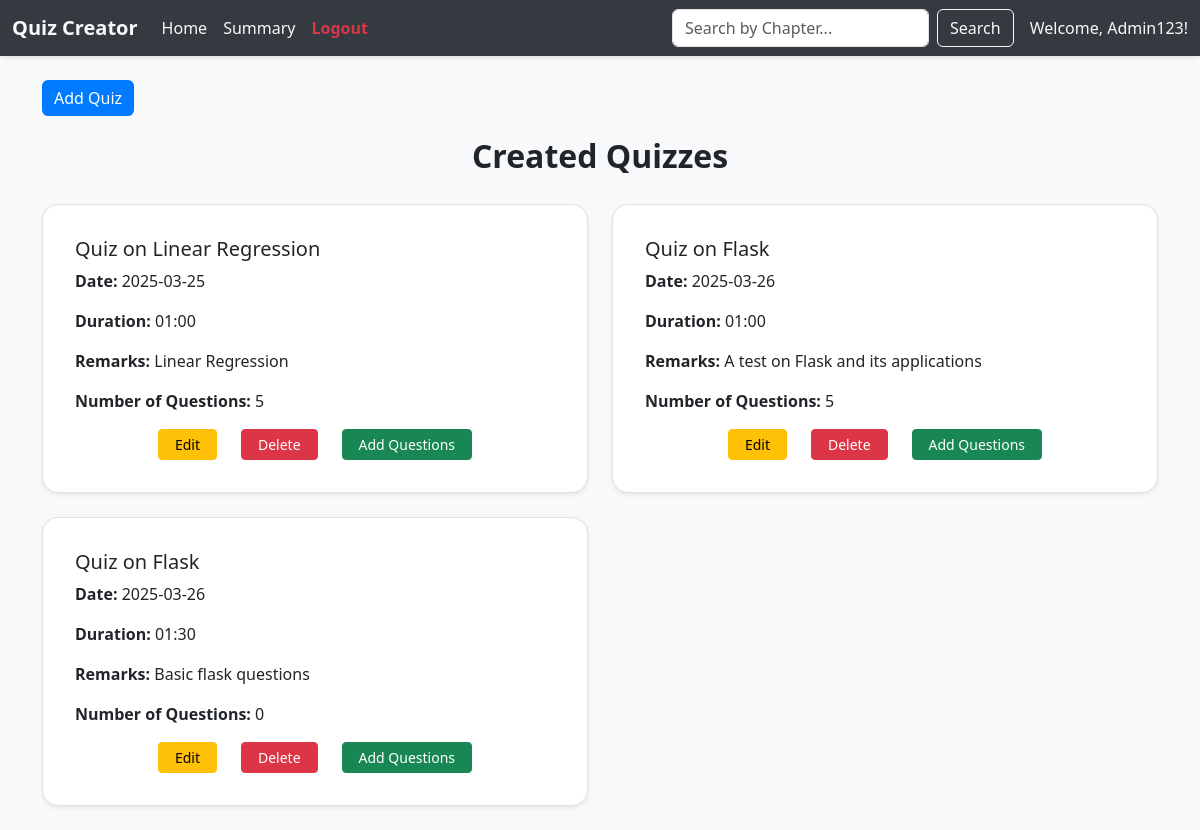
Page /quiz_creator on the committed database.
### applications/models.py (models this page shows)
class User(db.Model):
    id = db.Column(db.Integer, primary_key=True)
    username = db.Column(db.String(), unique=True, nullable=False)
    email = db.Column(db.String(), unique=True, nullable=False)
    password = db.Column(db.String(), nullable=False)
    full_name = db.Column(db.String(), nullable=False)
    qualification = db.Column(db.String(), nullable=False)
    dob = db.Column(db.Date, nullable=False)
    role = db.Column(db.String(), nullable=False, default='user')  # 'admin' or 'user'

class Quiz(db.Model):
    id = db.Column(db.Integer, primary_key=True)
    chapter_id = db.Column(db.Integer, db.ForeignKey('chapter.id'), nullable=False)
    chapter = db.relationship('Chapter', backref='quizzes', lazy=True)  # <-- Added this line
    date_of_quiz = db.Column(db.Date, nullable=False)
    time_duration = db.Column(db.String(5), nullable=False)
    remarks = db.Column(db.Text, nullable=True)
    num_questions = db.Column(db.Integer, nullable=False, default=0)
    questions = db.relationship('Question', backref='quiz', lazy=True)

class Chapter(db.Model):
    id = db.Column(db.Integer, primary_key=True)
    name = db.Column(db.String(), nullable=False)
    description = db.Column(db.Text, nullable=True)
    num_questions = db.Column(db.Integer, nullable=False, default=0)
    subject_id = db.Column(db.Integer, db.ForeignKey('subject.id', ondelete="CASCADE"), nullable=False)
    subject = db.relationship('Subject', backref=db.backref('chapters', lazy=True, cascade="all, delete"))

### applications/controllers.py (the view)
@app.route('/quiz_creator', methods=['GET'])
def quiz_creator():
    admin_user = User.query.filter_by(role='admin').first()
    search_query = request.args.get('chap_name', '')
    if not admin_user or admin_user.role != 'admin':
        return render_template('login.html', error="Unauthorized access!")
    if search_query:
        quizzes = Quiz.query.join(Chapter).filter(
            Chapter.name.ilike(f"%{search_query}%")).all()
    else:
        quizzes = Quiz.query.all()
    return render_template('quiz_creator.html', quizzes=quizzes, this_user=admin_user)

### templates/quiz_creator.html (shortened to what this page needs)
<!DOCTYPE html>
<html lang="en">
<head>
    <link href="https://cdn.jsdelivr.net/npm/bootstrap@5.3.0/dist/css/bootstrap.min.css" rel="stylesheet">
    <link rel="stylesheet" href="/static/style.css">
</head>
<body>
    <nav class="navbar navbar-expand-lg" style="background-color: #343a40; box-shadow: 0 2px 4px rgba(0, 0, 0, 0.1)">
        <div class="container-fluid">
            <a class="navbar-brand text-light fw-bold" href="#">Quiz Creator</a>
            <div class="collapse navbar-collapse">
                <ul class="navbar-nav me-auto">
                    <li class="nav-item"><a class="nav-link active text-light" href="/admin_dash">Home</a></li>
                    <li class="nav-item"><a class="nav-link text-light" href="#">Summary</a></li>
                    <li class="nav-item"><a class="nav-link text-danger fw-bold" href="/login">Logout</a></li>
                </ul>
                <form class="d-flex" method="GET" action="/quiz_creator">
                    <input class="form-control me-2" name="chap_name" type="search" placeholder="Search by Chapter..." aria-label="Search">
                    <button class="btn btn-outline-light" type="submit">Search</button>
                </form>
                <span class="navbar-text ms-3 text-light">
                    Welcome, {{ this_user.username }}!
                </span>
            </div>
        </div>
    </nav>
    <div class="container mt-4">
        <a href="/add_quiz" class="btn btn-primary mb-3">Add Quiz</a>
        <p class="text-center mb-4 fs-2 fw-bold">Created Quizzes</p>
        <div class="row">
            {% for quiz in quizzes %}
            <div class="col-12 col-md-6 mb-4">
                <div class="card border shadow-sm p-3 rounded-4">
                    <div class="card-body">
                        <h5 class="card-title">Quiz on {{ quiz.chapter.name }}</h5>
                        <p><strong>Date:</strong> {{ quiz.date_of_quiz }}</p>
                        <p><strong>Duration:</strong> {{ quiz.time_duration }}</p>
                        <p><strong>Remarks:</strong> {{ quiz.remarks }}</p>
                        <p><strong>Number of Questions:</strong> {{ quiz.questions|length }}</p>
                        <div class="d-flex justify-content-center gap-4 flex-wrap">
                            <a href="/edit_quiz/{{ quiz.id }}" class="btn btn-warning btn-sm px-3">Edit</a>
                            <a href="/delete_quiz/{{ quiz.id }}" class="btn btn-danger btn-sm px-3"
                                onclick="return confirm('Are you sure you want to delete this quiz?')">Delete</a>
                            <a href="/add_question/{{ quiz.chapter_id }}/{{ quiz.id }}"
                                class="btn btn-success btn-sm px-3">Add Questions</a>
                        </div>
                    </div>
                </div>
            </div>
            {% endfor %}
        </div>
    </div>
</body>
</html>

### static/style.css (style rules this page uses)
body { background-color: #f8f9fa; }
.btn-primary { background-color: #007bff; border: none; }
.card { border-radius: 10px; box-shadow: 0px 4px 8px rgba(0, 0, 0, 0.1); }

### rows in the picture
User: username "Admin123"
Quiz: chapter.name "Linear Regression", date_of_quiz "2025-03-25", time_duration "01:00", remarks "Linear Regression", questions|length "5"
Quiz: chapter.name "Flask", date_of_quiz "2025-03-26", time_duration "01:00", remarks "A test on Flask and its applications", questions|length "5"
Quiz: chapter.name "Flask", date_of_quiz "2025-03-26", time_duration "01:30", remarks "Basic flask questions", questions|length "0"
